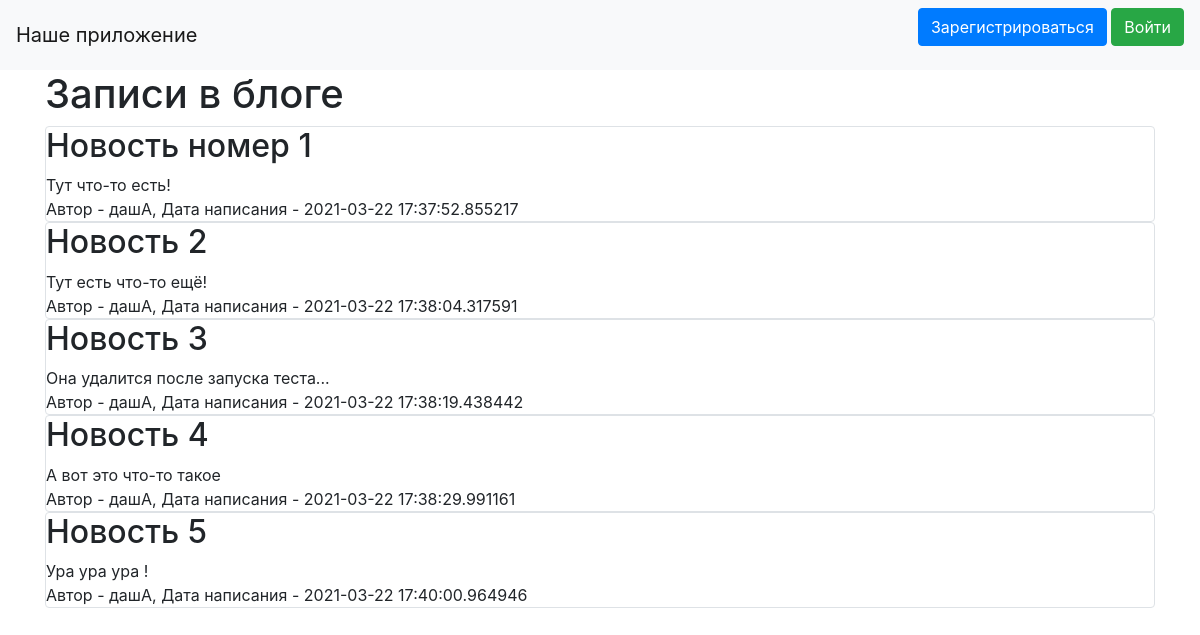
The page / on the database its author committed.
### data/news.py (models this page shows, shortened)
class News(SqlAlchemyBase, SerializerMixin):
    __tablename__ = 'news'
    id = sqlalchemy.Column(sqlalchemy.Integer,
                           primary_key=True, autoincrement=True)
    title = sqlalchemy.Column(sqlalchemy.String, nullable=True)
    content = sqlalchemy.Column(sqlalchemy.String, nullable=True)
    created_date = sqlalchemy.Column(sqlalchemy.DateTime,
                                     default=datetime.datetime.now)
    is_private = sqlalchemy.Column(sqlalchemy.Boolean, default=True)
    is_published = sqlalchemy.Column(sqlalchemy.Boolean, default=True)
    user_id = sqlalchemy.Column(sqlalchemy.Integer,
                                sqlalchemy.ForeignKey("users.id"))
    user = orm.relation('User')
    categories = orm.relation("Category",
                              secondary="association",
                              backref="news")

### data/users.py (models this page shows, shortened)
class User(SqlAlchemyBase, UserMixin, SerializerMixin):
    __tablename__ = 'users'
    id = sqlalchemy.Column(sqlalchemy.Integer,
                           primary_key=True, autoincrement=True)
    name = sqlalchemy.Column(sqlalchemy.String, nullable=True)
    about = sqlalchemy.Column(sqlalchemy.String, nullable=True)
    email = sqlalchemy.Column(sqlalchemy.String,
                              index=True, unique=True, nullable=True)
    hashed_password = sqlalchemy.Column(sqlalchemy.String, nullable=True)
    created_date = sqlalchemy.Column(sqlalchemy.DateTime,
                                     default=datetime.datetime.now)
    news = orm.relation("News", back_populates='user')

### main.py (the view)
@app.route("/")
def index():
    db_sess = db_session.create_session()
    if current_user.is_authenticated:
        news = db_sess.query(News).filter(
            (News.user == current_user) | (News.is_private != True))
    else:
        news = db_sess.query(News).filter(News.is_private != True)
    return render_template("index.html", news=news)

### data/db_session.py (called while the page is built)
def create_session() -> Session:
    global __factory
    return __factory()

### templates/index.html (shortened to what this page needs)
{% extends "base.html" %}
{% block content %}
<h1>Записи в блоге</h1>
{% for item in news%}
    <div class="col-md6 border rounded">
        <h2>{{item.title}}</h2>
        <div>
            {{item.content}}
        </div>
        <div>
            Автор - {{item.user.name}}, Дата написания - {{item.created_date}}
        </div>
    </div>
{% endfor %}
{% endblock %}

### templates/base.html (shortened to what this page needs)
<!doctype html>
<html lang="en">
<head>
    <link rel="stylesheet"
          href="https://stackpath.bootstrapcdn.com/bootstrap/4.4.1/css/bootstrap.min.css"
>
</head>
<body>
<header>
    <nav class="navbar navbar-light bg-light">
        <a class="navbar-brand" href="#">Наше приложение</a>
        {% if current_user.is_authenticated %}
             <a class="navbar-brand" href="/logout">{{ current_user.name }}</a>
        {% else %}
            <p>
                <a class="btn btn-primary " href="/register">Зарегистрироваться</a>
                <a class="btn btn-success" href="/login">Войти</a>
            </p>
        {% endif %}
    </nav>
</header>
<main role="main" class="container">
    {% block content %}{% endblock %}
</main>
</body>
</html>

### rows shown on the page
News: title "Новость номер 1", content "Тут что-то есть!", user.name "дашА", created_date "2021-03-22 17:37:52.855217"
News: title "Новость 2", content "Тут есть что-то ещё!", user.name "дашА", created_date "2021-03-22 17:38:04.317591"
News: title "Новость 3", content "Она удалится после запуска теста...", user.name "дашА", created_date "2021-03-22 17:38:19.438442"
News: title "Новость 4", content "А вот это что-то такое", user.name "дашА", created_date "2021-03-22 17:38:29.991161"
News: title "Новость 5", content "Ура ура ура !", user.name "дашА", created_date "2021-03-22 17:40:00.964946"
